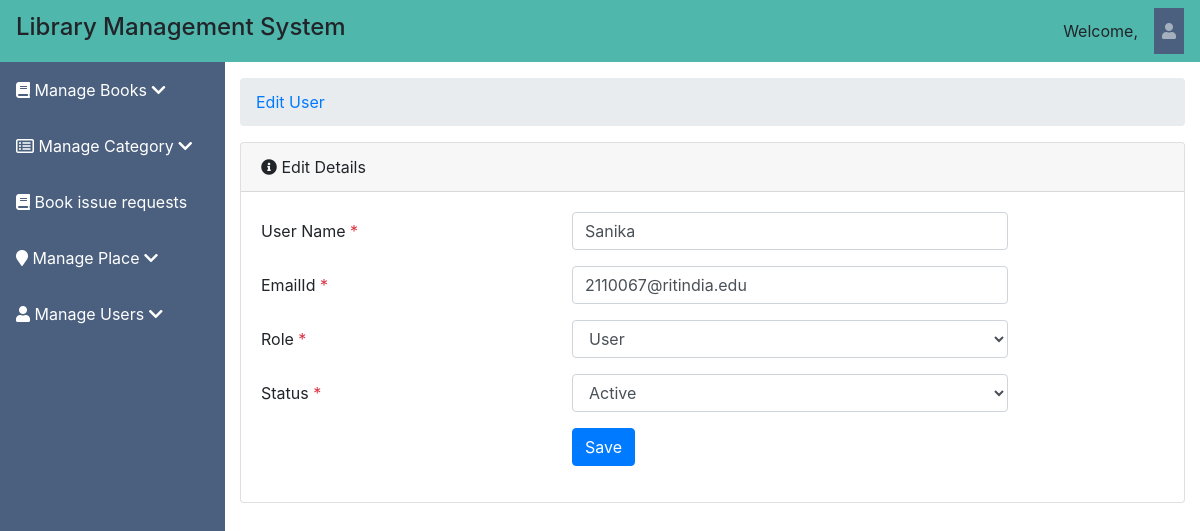
Screenshot of /library_management/admin/edit-user.php?id=2 (signed in) with the database file from the repository.
### tables this page shows
CREATE TABLE `users` (
  `id` int(11) NOT NULL,
  `user_name` varchar(250) NOT NULL,
  `emailid` varchar(250) NOT NULL,
  `password` varchar(250) NOT NULL,
  `role` tinyint(4) NOT NULL COMMENT '1=admin, 2=user',
  `status` tinyint(4) NOT NULL COMMENT '1=active, 0=inactive',
  `created_at` timestamp NOT NULL DEFAULT current_timestamp() ON UPDATE current_timestamp()
);

### library_management/admin/edit-user.php (the view, shortened to what this page needs)
<?php
include ('../connection.php');
$id = $_GET['id'];
$fetch_query = mysqli_query($conn, "select * from users where id='$id'");
$row = mysqli_fetch_array($fetch_query);
        ?>
<?php include('include/header.php'); ?>
<div id="wrapper">
<?php include('include/side-bar.php'); ?>
    <div id="content-wrapper">
      <div class="container-fluid">
        <ol class="breadcrumb">
          <li class="breadcrumb-item">
            <a href="#">Edit User</a>
          </li>
        </ol>
  <div class="card mb-3">
          <div class="card-header">
            <i class="fa fa-info-circle"></i>
            Edit Details</div>
            <form method="post" class="form-valide">
          <div class="card-body">
                                  <div class="form-group row">
                                      <label class="col-lg-4 col-form-label" for="remarks">User Name <span class="text-danger">*</span></label>
                                       <div class="col-lg-6">
                                      <input type="text" name="user_name" id="user_name" class="form-control" placeholder="Enter User Name" required value="<?php echo $row['user_name']; ?>">
                                       </div>
                                  </div>
                                  <div class="form-group row">
                                      <label class="col-lg-4 col-form-label" for="remarks">EmailId <span class="text-danger">*</span></label>
                                       <div class="col-lg-6">
                                      <input type="email" name="emailid" id="emailid" class="form-control" placeholder="Enter EmailId" required value="<?php echo $row['emailid']; ?>">
                                       </div>
                                  </div>
                                  <div class="form-group row">
                                            <label class="col-lg-4 col-form-label" for="status">Role <span class="text-danger">*</span>
                                            </label>
                                            <div class="col-lg-6">
                                                <select class="form-control" id="role" name="role" required>
                                                    <option value="2" <?php if($row['role'] == 2) { ?> selected="selected"; <?php } ?>>User</option>
                                                </select>
                                            </div>
                                        </div>
                                        <div class="form-group row">
                                            <label class="col-lg-4 col-form-label" for="status">Status <span class="text-danger">*</span>
                                            </label>
                                            <div class="col-lg-6">
                                                <select class="form-control" id="status" name="status" required>
                                                   <option value="1" <?php if($row['status'] == 1) { ?> selected="selected"; <?php } ?>>Active</option>
                                                </select>
                                            </div>
                                        </div>
                                      <div class="form-group row">
                                            <div class="col-lg-8 ml-auto">
                                                <button type="submit" name="sv-user" class="btn btn-primary">Save</button>
                                            </div>
                                        </div>
                                </div>
                                </form>
                            </div>
    </div>
        </div>
 <?php include('include/footer.php'); ?>

### rows the page displays
users: user_name "Sanika", emailid "2110067@ritindia.edu", role "User", status "Active"
